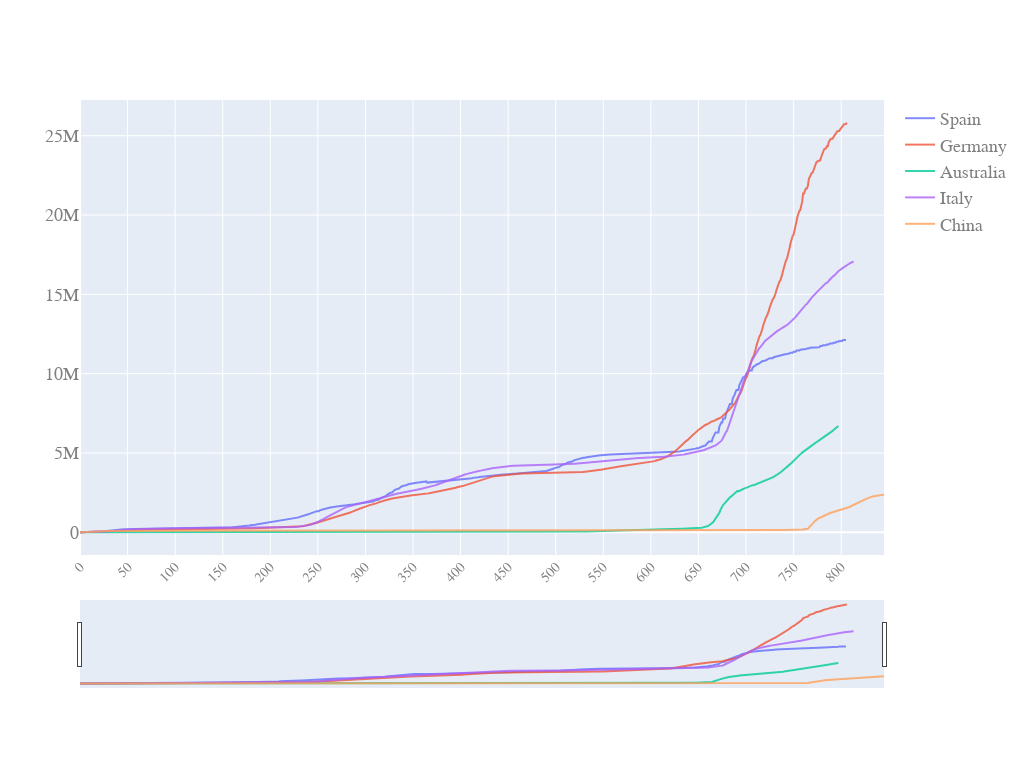

The code cell stored with this chart in its notebook:
### Code cell
quick_plot(pd_sync_timelines.date,
           pd_sync_timelines.iloc[:,:-1],
           y_scale='linear',
           slider=True)

### Figure 1 — Plotly figure (JSON) as saved in the notebook; plotly's stock layout.template omitted (floating-point values rounded to 4 significant figures; data arrays with more than 128 entries replaced by an {"elided": "..."} marker saying what was removed)
{"data": [{"name": "Spain", "opacity": 0.8, "type": "scatter", "x": {"elided": "846 int values"}, "y": {"elided": "846 int values"}}, {"name": "Germany", "opacity": 0.8, "type": "scatter", "x": {"elided": "846 int values"}, "y": {"elided": "846 int values"}}, {"name": "Australia", "opacity": 0.8, "type": "scatter", "x": {"elided": "846 int values"}, "y": {"elided": "846 int values"}}, {"name": "Italy", "opacity": 0.8, "type": "scatter", "x": {"elided": "846 int values"}, "y": {"elided": "846 int values"}}, {"name": "China", "opacity": 0.8, "type": "scatter", "x": {"elided": "846 int values"}, "y": {"elided": "846 int values"}}], "layout": {"autosize": true, "font": {"color": "#7f7f7f", "family": "PT Sans, monospace", "size": 18}, "height": 768, "width": 1024, "xaxis": {"nticks": 20, "rangeslider": {"visible": true}, "tickangle": -45, "tickfont": {"color": "#7f7f7f", "size": 14}}, "yaxis": {"type": "linear"}}}
